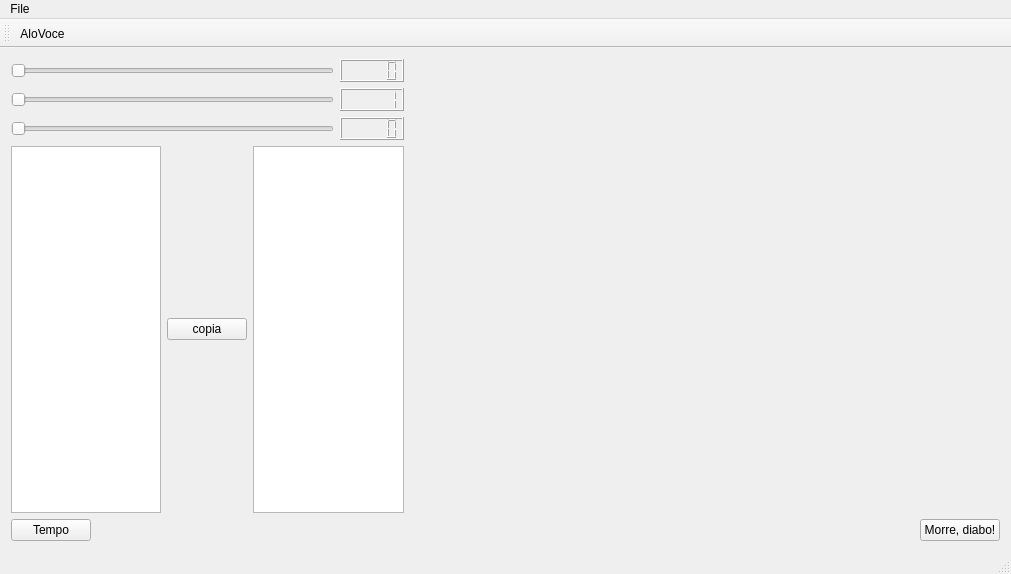
<?xml version="1.0" encoding="UTF-8"?>
<ui version="4.0">
 <class>MainWindow</class>
 <widget class="QMainWindow" name="MainWindow">
  <property name="geometry">
   <rect>
    <x>0</x>
    <y>0</y>
    <width>1011</width>
    <height>574</height>
   </rect>
  </property>
  <property name="windowTitle">
   <string>MainWindow</string>
  </property>
  <widget class="QWidget" name="centralWidget">
   <layout class="QVBoxLayout" name="verticalLayout_3">
    <item>
     <layout class="QHBoxLayout" name="horizontalLayout_6" stretch="40,60">
      <item>
       <layout class="QVBoxLayout" name="verticalLayout_2">
        <item>
         <layout class="QVBoxLayout" name="verticalLayout">
          <item>
           <layout class="QHBoxLayout" name="horizontalLayout">
            <item>
             <widget class="QSlider" name="horizontalSliderAmpl">
              <property name="orientation">
               <enum>Qt::Horizontal</enum>
              </property>
             </widget>
            </item>
            <item>
             <widget class="QLCDNumber" name="lcdNumberX"/>
            </item>
           </layout>
          </item>
          <item>
           <layout class="QHBoxLayout" name="horizontalLayout_2">
            <item>
             <widget class="QSlider" name="horizontalSliderFreq">
              <property name="minimum">
               <number>1</number>
              </property>
              <property name="orientation">
               <enum>Qt::Horizontal</enum>
              </property>
             </widget>
            </item>
            <item>
             <widget class="QLCDNumber" name="lcdNumberY">
              <property name="intValue" stdset="0">
               <number>1</number>
              </property>
             </widget>
            </item>
           </layout>
          </item>
          <item>
           <layout class="QHBoxLayout" name="horizontalLayout_3">
            <item>
             <widget class="QSlider" name="horizontalSliderVel">
              <property name="orientation">
               <enum>Qt::Horizontal</enum>
              </property>
             </widget>
            </item>
            <item>
             <widget class="QLCDNumber" name="lcdNumberZ"/>
            </item>
           </layout>
          </item>
         </layout>
        </item>
        <item>
         <layout class="QHBoxLayout" name="horizontalLayout_4">
          <item>
           <widget class="QPlainTextEdit" name="plainTextEditOrigem"/>
          </item>
          <item>
           <widget class="QPushButton" name="pushButtonCopiar">
            <property name="text">
             <string>copia</string>
            </property>
           </widget>
          </item>
          <item>
           <widget class="QTextBrowser" name="textBrowserDestino"/>
          </item>
         </layout>
        </item>
       </layout>
      </item>
      <item>
       <widget class="Plotter" name="widgetPlot" native="true"/>
      </item>
     </layout>
    </item>
    <item>
     <layout class="QHBoxLayout" name="horizontalLayout_5">
      <item>
       <widget class="QPushButton" name="pushButtonTemp">
        <property name="text">
         <string>Tempo</string>
        </property>
       </widget>
      </item>
      <item>
       <spacer name="horizontalSpacer_2">
        <property name="orientation">
         <enum>Qt::Horizontal</enum>
        </property>
        <property name="sizeHint" stdset="0">
         <size>
          <width>40</width>
          <height>20</height>
         </size>
        </property>
       </spacer>
      </item>
      <item>
       <widget class="QPushButton" name="pushButton">
        <property name="text">
         <string>Morre, diabo!</string>
        </property>
       </widget>
      </item>
     </layout>
    </item>
   </layout>
  </widget>
  <widget class="QMenuBar" name="menuBar">
   <property name="geometry">
    <rect>
     <x>0</x>
     <y>0</y>
     <width>1011</width>
     <height>22</height>
    </rect>
   </property>
   <widget class="QMenu" name="menuFile">
    <property name="title">
     <string>File</string>
    </property>
    <addaction name="actionAloVoce"/>
   </widget>
   <addaction name="menuFile"/>
  </widget>
  <widget class="QToolBar" name="mainToolBar">
   <property name="palette">
    <palette>
     <active>
      <colorrole role="Base">
       <brush brushstyle="SolidPattern">
        <color alpha="255">
         <red>252</red>
         <green>233</green>
         <blue>79</blue>
        </color>
       </brush>
      </colorrole>
     </active>
     <inactive>
      <colorrole role="Base">
       <brush brushstyle="SolidPattern">
        <color alpha="255">
         <red>252</red>
         <green>233</green>
         <blue>79</blue>
        </color>
       </brush>
      </colorrole>
     </inactive>
     <disabled>
      <colorrole role="Base">
       <brush brushstyle="SolidPattern">
        <color alpha="255">
         <red>239</red>
         <green>235</green>
         <blue>231</blue>
        </color>
       </brush>
      </colorrole>
     </disabled>
    </palette>
   </property>
   <property name="toolButtonStyle">
    <enum>Qt::ToolButtonTextUnderIcon</enum>
   </property>
   <attribute name="toolBarArea">
    <enum>TopToolBarArea</enum>
   </attribute>
   <attribute name="toolBarBreak">
    <bool>false</bool>
   </attribute>
   <addaction name="actionAloVoce"/>
  </widget>
  <widget class="QStatusBar" name="statusBar"/>
  <action name="actionAloVoce">
   <property name="icon">
    <iconset resource="icones.qrc">
     <normaloff>:/Alo</normaloff>:/Alo</iconset>
   </property>
   <property name="text">
    <string>&amp;AloVoce</string>
   </property>
   <property name="toolTip">
    <string>Diz um alo para voce!</string>
   </property>
   <property name="shortcut">
    <string>Ctrl+A</string>
   </property>
  </action>
 </widget>
 <layoutdefault spacing="6" margin="11"/>
 <customwidgets>
  <customwidget>
   <class>Plotter</class>
   <extends>QWidget</extends>
   <header>plotter.h</header>
   <container>1</container>
  </customwidget>
 </customwidgets>
 <resources>
  <include location="icones.qrc"/>
 </resources>
 <connections>
  <connection>
   <sender>horizontalSliderAmpl</sender>
   <signal>valueChanged(int)</signal>
   <receiver>lcdNumberX</receiver>
   <slot>display(int)</slot>
   <hints>
    <hint type="sourcelabel">
     <x>157</x>
     <y>65</y>
    </hint>
    <hint type="destinationlabel">
     <x>456</x>
     <y>60</y>
    </hint>
   </hints>
  </connection>
  <connection>
   <sender>pushButtonCopiar</sender>
   <signal>clicked()</signal>
   <receiver>MainWindow</receiver>
   <slot>copiaTexto()</slot>
   <hints>
    <hint type="sourcelabel">
     <x>245</x>
     <y>264</y>
    </hint>
    <hint type="destinationlabel">
     <x>227</x>
     <y>301</y>
    </hint>
   </hints>
  </connection>
  <connection>
   <sender>horizontalSliderFreq</sender>
   <signal>valueChanged(int)</signal>
   <receiver>lcdNumberY</receiver>
   <slot>display(int)</slot>
   <hints>
    <hint type="sourcelabel">
     <x>164</x>
     <y>137</y>
    </hint>
    <hint type="destinationlabel">
     <x>354</x>
     <y>137</y>
    </hint>
   </hints>
  </connection>
  <connection>
   <sender>horizontalSliderVel</sender>
   <signal>valueChanged(int)</signal>
   <receiver>lcdNumberZ</receiver>
   <slot>display(int)</slot>
   <hints>
    <hint type="sourcelabel">
     <x>164</x>
     <y>168</y>
    </hint>
    <hint type="destinationlabel">
     <x>354</x>
     <y>168</y>
    </hint>
   </hints>
  </connection>
 </connections>
 <slots>
  <slot>copiaTexto()</slot>
 </slots>
</ui>
